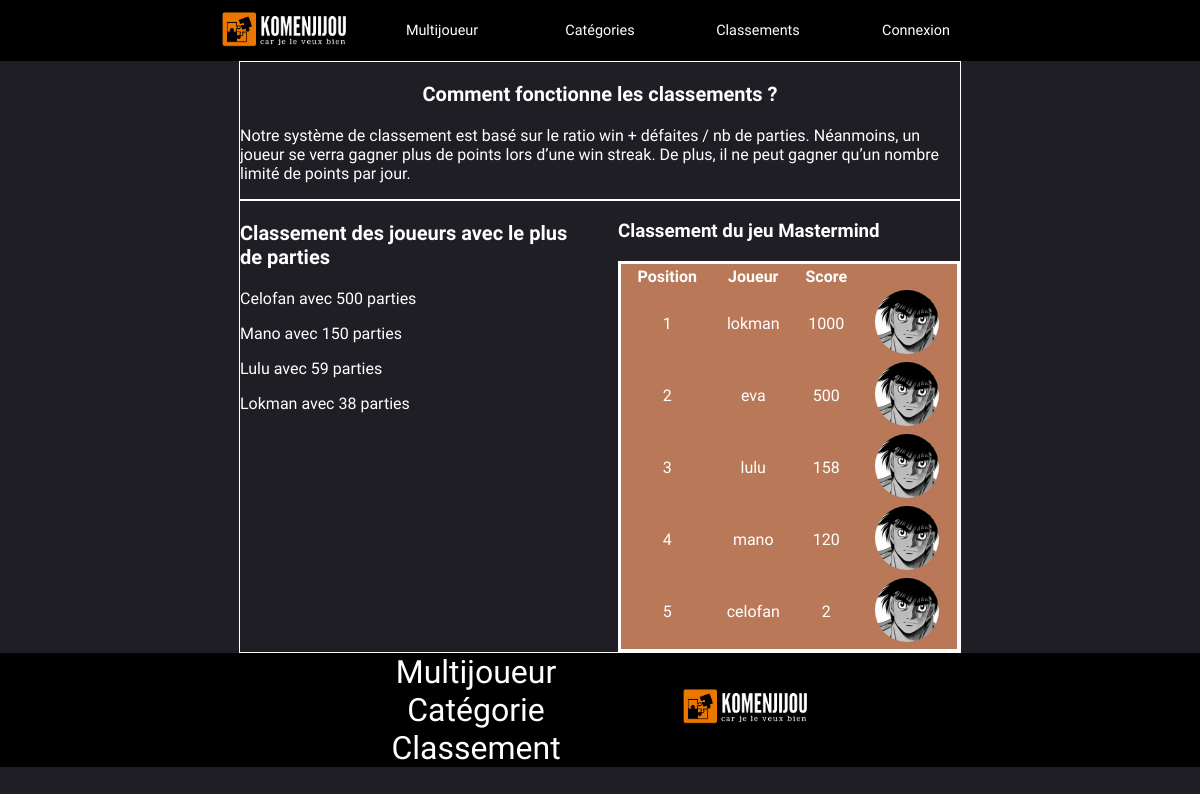
The page /views/classement.php on the database its author committed.
### tables this page shows
CREATE TABLE IF NOT EXISTS `utilisateurs` (
  `id_utilisateur` int(11) NOT NULL AUTO_INCREMENT,
  `pseudo_utilisateur` varchar(50) NOT NULL,
  `mail_utilisateur` varchar(50) NOT NULL,
  `password_utilisateur` varchar(100) NOT NULL,
  `description_utilisateur` text,
  `avatar_utilisateur` varchar(250) NOT NULL DEFAULT '../img/avatar_default.png',
  `parties_utilisateur` int(11) NOT NULL DEFAULT '0',
  `id_role` int(11) NOT NULL,
  PRIMARY KEY (`id_utilisateur`),
  KEY `fk_own_role` (`id_role`)
);

CREATE TABLE IF NOT EXISTS `jeux` (
  `id_jeu` int(11) NOT NULL AUTO_INCREMENT,
  `nom_jeu` varchar(50) NOT NULL,
  `description_jeu` text NOT NULL,
  `sortie_jeu` datetime NOT NULL,
  `createur_jeu` varchar(50) NOT NULL,
  `en_ligne_jeu` tinyint(1) NOT NULL,
  `hors_ligne_jeu` tinyint(1) NOT NULL,
  `id_category` int(11) NOT NULL,
  PRIMARY KEY (`id_jeu`),
  KEY `fk_own_category` (`id_category`)
);

CREATE TABLE IF NOT EXISTS `mastermind_scores` (
  `id` int(11) NOT NULL AUTO_INCREMENT,
  `pseudo_joueur` varchar(50) NOT NULL,
  `score` int(11) NOT NULL,
  `date_time` datetime NOT NULL DEFAULT CURRENT_TIMESTAMP,
  `classement` int(11) DEFAULT NULL,
  PRIMARY KEY (`id`),
  UNIQUE KEY `pseudo_joueur` (`pseudo_joueur`)
);

### views/classement.php (the view, shortened to what this page needs)
<?php
include('../models/connect.php');
$utilisateurs = $db->query("SELECT * FROM utilisateurs
WHERE parties_utilisateur > 0
ORDER BY parties_utilisateur DESC;")->fetchAll(PDO::FETCH_ASSOC);
$jeux = $db->query("SELECT * FROM jeux
;")->fetchAll(PDO::FETCH_ASSOC);
?>
<!DOCTYPE html>
<html lang="fr">
<head>
    <link rel="stylesheet" href="../css/style.css">
    <link rel="stylesheet" href="../css/classement.css">
</head>
<body>
    <header>
        <?php
        include('./_navBar.php');
        ?>
    </header>
    <section class="classement-main">
        <article class="classement-description">
            <h1>Comment fonctionne les classements ?</h1>
            <p>Notre système de classement est basé sur le ratio win + défaites / nb de parties. Néanmoins, un joueur se verra gagner plus de points lors d’une win streak. De plus, il ne peut gagner qu’un nombre limité de points par jour.</p>
        </article>
        <article class="classement-display">
            <div class="classement-games">
                <h1>Classement des joueurs avec le plus de parties</h1>
                <?php foreach ($utilisateurs as $utilisateur) {
                ?>
                    <p>
                        <?= ucfirst($utilisateur['pseudo_utilisateur']) ?>
                        avec
                        <?= $utilisateur['parties_utilisateur'] ?>
                        parties
                    </p>
                <?php
                } ?>
            </div>
            <div class="classement-month">
                <?php foreach ($jeux as $jeu) {
                    $game = lcfirst($jeu['nom_jeu']) . "_scores";
                    $classement = $db->query("SELECT * FROM $game ORDER BY score DESC")->fetchAll(PDO::FETCH_ASSOC);
                    if (sizeof($classement) > 0) {
                ?>
                        <h3>Classement du jeu <?= ucfirst($jeu['nom_jeu']) ?></h3>
                        <table>
                            <thead>
                                <tr>
                                    <th>Position</th>
                                    <th>Joueur</th>
                                    <th>Score</th>
                                </tr>
                            </thead>
                            <tbody>
                                <?php
                                foreach ($classement as $position => $result) {
                                    $requete = "SELECT avatar_utilisateur FROM utilisateurs WHERE pseudo_utilisateur = :pseudo_utilisateur";
                                    $statement = $db->prepare($requete);
                                    $statement->bindParam(':pseudo_utilisateur', $result['pseudo_joueur'], PDO::PARAM_STR);
                                    $statement->execute();
                                    $avatar = $statement->fetchColumn();
                                ?>
                                    <tr>
                                        <td><?= $position + 1 ?></td>
                                        <td><?= $result['pseudo_joueur'] ?></td>
                                        <td><?= $result['score'] ?></td>
                                        <td><img src="<?= $avatar ?>" alt="Avatar de <?= $result['pseudo_joueur'] ?>"></td>
                                    </tr>
                                <?php }
                                ?>
                            </tbody>
                        </table>
                <?php }
                } ?>
            </div>
        </article>
    </section>
    <footer>
        <?php
        include('./_footer.php');
        ?>
    </footer>
</body>
</html>

### views/_navBar.php (shortened to what this page needs)
<nav class="nav-header">
    <a href="../views/index.php" class="to-logo"><img src="../img/logo.png" alt="Logo principal" class="logo"></a>
    <a href="../views/multijoueur.php" class="to-multi">Multijoueur</a>
    <a href="../views/categories.php" class="to-cate">Catégories</a>
    <a href="../views/classement.php" class="to-rank">Classements</a>
    <?php
    if (!empty($_SESSION)) {
        echo '<img src="' . ucfirst($_SESSION['user']['avatar_utilisateur']) . '" alt="Avatar utilisateur" class="user-profile">';
        echo '<a href="../views/deconnexion.php" class="to-logout"><img src="../img/logout.svg" alt="log-out" class="btn-logout"></a>';
    } else {
        echo '<a href="../views/connexion.php" class="to-login">Connexion</a>';
    }
    ?>
</nav>

### views/_footer.php
<section class="nav-footer">
    <article>
        <a href="../views/multijoueur.php">Multijoueur</a>
        <a href="../views/categories.php">Catégorie</a>
        <a href="../views/classement.php">Classement</a>
    </article>
    <article>
        <a href="../views/index.php"><img src="../img/logo.png" alt="logo du site" class="logo"></a>
    </article>
</section>

### css/style.css (style rules this page uses)
* { --black-color: black; --bg-color: #1e1e24; --text-color: white; }
body { margin: 0; background-color: var(--bg-color); overflow-x: hidden; font-family: "Orbitron"; }
nav { margin: 0; background-color: var(--black-color); color: var(--text-color); display: flex; flex-direction: row; align-items: center; justify-content: center; text-align: center; gap: 10px; }
.nav-header a { width: 128px; border-radius: 5px; padding: 10px; font-size: 90%; }
nav img { width: 32px; }
.logo { height: auto; width: 128px; }
.nav-footer { background-color: var(--black-color); display: flex; justify-content: center; gap: 10%; width: 100vw; }
.nav-footer article { display: flex; flex-direction: column; justify-content: center; align-items: center; }
.nav-footer a { font-size: 2em; }
a { text-decoration: none; color: var(--text-color); }

### css/classement.css (style rules this page uses)
.classement-main { color: white; display: flex; flex-direction: column; align-items: center; justify-content: center; }
.classement-description, .classement-selector, .classement-display { border: solid 1px white; gap: 1%; }
.classement-main article { width: 60%; gap: 5%; }
.classement-main h1 { display: flex; justify-content: center; font-size: 20px; }
.classement-display { display: flex; gap: 2%; justify-content: center; }
.classement-display div { width: 50%; }
.classement-month table td { text-align: center; }
.classement-month { display: flex; flex-direction: column; }
.classement-month table { background-color: #B97958; border: solid white 3px; }
.classement-month tbody tr td img { width: 64px; border-radius: 50%; }

### rows shown on the page
utilisateurs: pseudo_utilisateur "Celofan", parties_utilisateur "500"
utilisateurs: pseudo_utilisateur "Mano", parties_utilisateur "150"
utilisateurs: pseudo_utilisateur "Lulu", parties_utilisateur "59"
utilisateurs: pseudo_utilisateur "Lokman", parties_utilisateur "38"
jeux: nom_jeu "Mastermind"
mastermind_scores: pseudo_joueur "lokman", score "1000", utilisateurs.avatar_utilisateur (placeholder picture)
mastermind_scores: pseudo_joueur "eva", score "500", utilisateurs.avatar_utilisateur (placeholder picture)
mastermind_scores: pseudo_joueur "lulu", score "158", utilisateurs.avatar_utilisateur (placeholder picture)
mastermind_scores: pseudo_joueur "mano", score "120", utilisateurs.avatar_utilisateur (placeholder picture)
mastermind_scores: pseudo_joueur "celofan", score "2", utilisateurs.avatar_utilisateur (placeholder picture)
